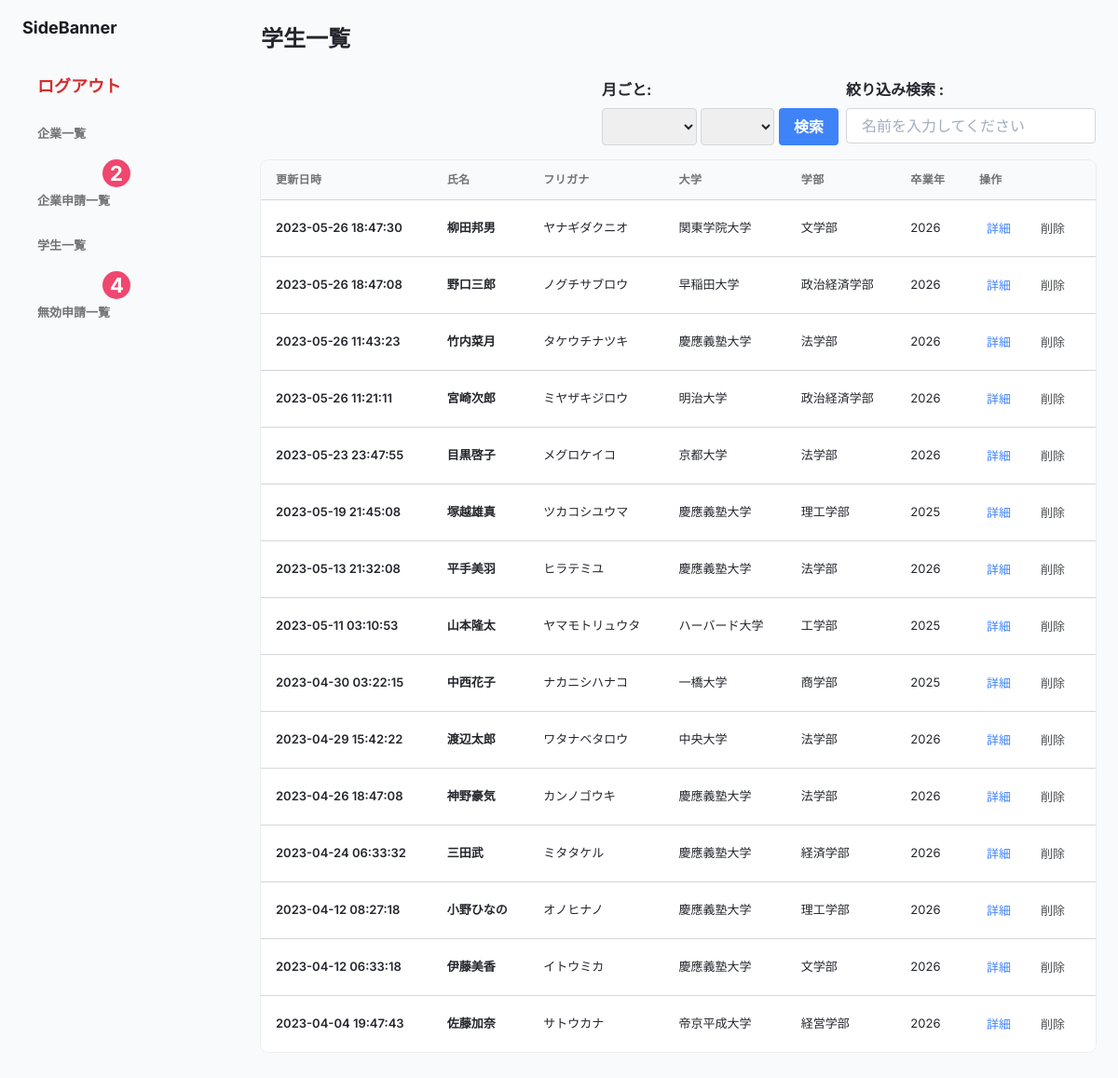
Page /src/admin/boozer_student.php on the committed database.
### tables this page shows
CREATE TABLE users (
  id INT AUTO_INCREMENT PRIMARY KEY,
  name VARCHAR(255) NOT NULL,
  hurigana VARCHAR(255) NOT NULL,
  sex VARCHAR(255) NOT NULL,
  birthday VARCHAR(255) NOT NULL,
  college VARCHAR(255) NOT NULL,
  faculty VARCHAR(255) NOT NULL,
  department VARCHAR(255) NOT NULL,
  division VARCHAR(255) NOT NULL,
  grad_year VARCHAR(255) NOT NULL,
  prefecture VARCHAR(255) NOT NULL,
  mail VARCHAR(255) NOT NULL,
  phone VARCHAR(255) NOT NULL,
  created_at DATETIME DEFAULT CURRENT_TIMESTAMP,
  updated_at DATETIME DEFAULT CURRENT_TIMESTAMP ON UPDATE CURRENT_TIMESTAMP,
   
  is_valid boolean default true
) CHARSET=utf8;

### src/admin/invalid_exam_count.php (called while the page is built, shortened)
<?php
$pdo = Database::get();
$exam = $pdo->query("SELECT COUNT(*) FROM clients WHERE ended_at >= CURDATE() AND is_valid=true AND exist= 0")->fetchAll(PDO::FETCH_ASSOC);

### src/admin/invalid_count.php (called while the page is built, shortened)
<?php
$pdo = Database::get();
$count = $pdo->query("SELECT COUNT(*) FROM (SELECT id, updated_at, name, hurigana, college, faculty, grad_year FROM users INNER JOIN user_register_client AS relation ON users.id = relation.user_id WHERE relation.valid = 1 GROUP BY id) AS sub")->fetchAll(PDO::FETCH_ASSOC);
?>

### src/admin/boozer_student.php (the view, shortened to what this page needs)
<?php
require_once(dirname(__FILE__) . '/invalid_count.php');
require_once(dirname(__FILE__) . '/invalid_exam_count.php');
if (isset($_SESSION['sort'])) {
  $users = $_SESSION['sort'];
  unset($_SESSION['sort']);
}
elseif(isset($_SESSION['month'])) {
  $users = $_SESSION['month'];
  unset($_SESSION['month']);
}
else{
$pdo = Database::get();
$users = $pdo->query("SELECT * FROM users WHERE is_valid=true ORDER BY updated_at DESC")->fetchAll(PDO::FETCH_ASSOC);
}
$year='<option value=""></option>';
$month='<option value=""></option>';
$now=date('Y');
for ($i=2022; $i <= $now; $i++) {
  $year .= '<option value="'.$i.'">'.$i.'年</option>';
}
for ($j=1; $j <= 12; $j++) {
  if($j<10){
    $month .= '<option value="'.'0'.$j.'">'.$j.'月</option>';
  }else{
    $month .= '<option value="'.$j.'">'.$j.'月</option>';
  }
}
?>
<!DOCTYPE html>
<html lang="ja">
<head>
  <link rel="stylesheet" href="../vendor/tailwind/tailwind.output.css">
  <link rel="stylesheet" href="../user/assets/styles/badge.css">
  <link rel="stylesheet" href="../user/assets/styles/boozer.css">
</head>
<body>
  <div class="flex h-screen bg-gray-50" :class="{ 'overflow-hidden': isSideMenuOpen}">
    <aside class="z-20 flex-shrink-0 hidden w-64 overflow-y-auto bg-slate-500 md:block">
      <div class="py-4 text-gray-500">
        <a class="ml-6 text-lg font-bold text-gray-800 " href="#">
          SideBanner
        </a>
        <ul class="mt-6">
        <li class="relative px-6 py-3">
            <a class="logout inline-flex items-center w-full text-sm font-semibold transition-colors duration-150 hover:text-blue-500" href="../admin/boozer_auth/boozer_logout.php">
              <span class="ml-4">ログアウト</span>
            </a>
          </li>
          <li class="relative px-6 py-3">
            <a class="inline-flex items-center w-full text-sm font-semibold transition-colors duration-150 hover:text-gray-800" href="./boozer_index.php">
              <span class="ml-4">企業一覧</span>
            </a>
          </li>
          <li class="relative px-6 py-3">
            <div class="notifier new">
              <div class="badge num"><?= $exam[0]['COUNT(*)'] ?></div>
            </div>
            <a class="inline-flex items-center w-full text-sm font-semibold transition-colors duration-150 hover:text-gray-800" href="http://localhost:8080/admin/boozer_agent_exam.php">
              <span class="ml-4">企業申請一覧</span>
            </a>
          </li>
          <li class="relative px-6 py-3">
            <a class="inline-flex items-center w-full text-sm font-semibold transition-colors duration-150 hover:text-gray-800" href="#">
              <span class="ml-4">学生一覧</span>
            </a>
          </li>
          <li class="relative px-6 py-3">
            <div class="notifier new">
              <div class="badge num"><?= $count[0]['COUNT(*)'] ?></div>
            </div>
            <a class="inline-flex items-center w-full text-sm font-semibold transition-colors duration-150 hover:text-gray-800" href="./invalid_student.php">
              <span class="ml-4">無効申請一覧</span>
            </a>
          </li>
        </ul>
      </div>
    </aside>
    <div class="flex flex-col flex-1 w-full">
      <main class="h-full pb-16 overflow-y-auto">
        <div class="container grid px-6 mx-auto">
          <h2 class="my-6 text-2xl font-semibold text-gray-700 ">学生一覧</h2>
          <div class="flex justify-end  w-full">
          <div class="mb-4">
              <label class="block text-gray-700 font-bold mb-2" for="cleint">月ごと:</label>
              <select id="year" name="year" class="appearance-none border rounded py-2 px-3 text-gray-700 leading-tight focus:outline-none focus:shadow-outline"><?=$year?></select>
              <select id="month" name="month" class="appearance-none border rounded py-2 px-3 text-gray-700 leading-tight focus:outline-none focus:shadow-outline"><?=$month?></select>
              <button class="bg-blue-500 hover:bg-blue-700 text-white font-bold py-2 px-4 rounded mr-2" id="search_btn">検索</button>
            </div>
            <div class="mb-4">
              <label class="block text-gray-700 font-bold mb-2" for="name">絞り込み検索 :</label>
              <input class="appearance-none border rounded  py-2 px-4 text-gray-700 leading-tight focus:outline-none focus:shadow-outline" id="keyword" type="text" placeholder="名前を入力してください">
            </div>
          </div>
          <div class="w-full overflow-hidden rounded-lg shadow-xs">
            <div class="w-full overflow-x-auto">
              <table class="w-full whitespace-no-wrap">
                <thead>
                  <tr data-id="<?= $user['id'] ?>" class="text-xs font-semibold tracking-wide text-left text-gray-500 uppercase border-b">
                    <th class="px-4 py-3">更新日時</th>
                    <th class="px-4 py-3">氏名</th>
                    <th class="px-4 py-3">フリガナ</th>
                    <th class="px-4 py-3">大学</th>
                    <th class="px-4 py-3">学部</th>
                    <th class="px-4 py-3">卒業年</th>
                    <th class="px-4 py-3">操作</th>
                  </tr>
                </thead>
                <tbody class="bg-white divide-y" id="student">
                  <?php foreach ($users as $key => $user) {
                    if (isset($user['id'])) { ?>
                      <tr class="text-gray-700"><?php if (isset($user['deleted'])) echo 'data-deleted'; ?>
                        <td class="px-4 py-3">
                          <p class="font-semibold items-center text-sm"><?= $user["updated_at"] ?></p>
                        </td>
                        <td class="px-4 py-3">
                          <p class="font-semibold items-center text-sm"><?= $user["name"] ?></p>
                        </td>
                        <td class="px-4 py-3 text-sm">
                          <?= $user["hurigana"] ?>
                        </td>
                        <td class="px-4 py-3 text-sm">
                          <?= $user["college"] ?>
                        </td>
                        <td class="px-4 py-3 text-sm">
                          <?= $user["faculty"] ?>
                        </td>
                        <td class="px-4 py-3 text-sm">
                          <?= $user["grad_year"] ?>
                        </td>
                        <td class="px-4 py-3">
                          <div class="flex items-center space-x-4 text-sm">
                            <button class="flex items-center justify-between px-2 py-2 text-sm font-medium leading-5 text-blue-500 rounded-lg focus:outline-none focus:shadow-outline-gray" aria-label="Edit" data=<?= $user["id"] ?>>
                              <a href="http://localhost:8080/user/user_info/user_disp.php?id=<?= $user["id"] ?>">詳細</a>
                            </button>
                            <button class="flex items-center justify-between px-2 py-2 text-sm font-medium leading-5 text-gray-600 rounded-lg focus:outline-none focus:shadow-outline-gray" aria-label="Edit" onclick="hideUser(this)">
                              <a href="http://localhost:8080/user/user_info/delete_user.php?id=<?= $user["id"] ?>">削除</a>
                            </button>
                          </div>
                        </td>
                      </tr>
                  <?php }
                  } ?>
                </tbody>
              </table>
            </div>
          </div>
        </div>
      </main>
    </div>
  </div>
</body>
</html>

### src/user/assets/styles/badge.css (style rules this page uses)
.notifier { display: inline-block; margin-right: 20px; }
.badge { width:30px; position: absolute; top: 5px; left: 110px; background: #EF476F; padding: 0 5px; height: 22px; border-radius: 11px; font-size: 14px; line-height: 22px; white-space: nowrap; height:30px; border-radius: 50%; }
.num { color: #fff; font-weight: bold; font-size: 22px; padding-left:8px; padding-top:4px; }
.notifier.new .badge { animation: pulse 2s; animation-iteration-count: infinite }

### src/user/assets/styles/boozer.css (style rules this page uses)
.inline-flex { display: inline-flex; }
.items-center { align-items: center; }
.w-full { width: 100%; }
.text-sm { font-size: small; }
.font-semibold { font-weight: 600; }
.transition-colors { transition-property: color; transition-duration: 150ms; }
.logout { color: rgb(214, 45, 45); font-weight: bold; font-size: large; }

### rows in the picture
users: updated_at "2023-05-26 18:47:30", name "柳田邦男", hurigana "ヤナギダクニオ", college "関東学院大学", faculty "文学部", grad_year "2026"
users: updated_at "2023-05-26 18:47:08", name "野口三郎", hurigana "ノグチサブロウ", college "早稲田大学", faculty "政治経済学部", grad_year "2026"
users: updated_at "2023-05-26 11:43:23", name "竹内菜月", hurigana "タケウチナツキ", college "慶應義塾大学", faculty "法学部", grad_year "2026"
users: updated_at "2023-05-26 11:21:11", name "宮崎次郎", hurigana "ミヤザキジロウ", college "明治大学", faculty "政治経済学部", grad_year "2026"
users: updated_at "2023-05-23 23:47:55", name "目黒啓子", hurigana "メグロケイコ", college "京都大学", faculty "法学部", grad_year "2026"
users: updated_at "2023-05-19 21:45:08", name "塚越雄真", hurigana "ツカコシユウマ", college "慶應義塾大学", faculty "理工学部", grad_year "2025"
users: updated_at "2023-05-13 21:32:08", name "平手美羽", hurigana "ヒラテミユ", college "慶應義塾大学", faculty "法学部", grad_year "2026"
users: updated_at "2023-05-11 03:10:53", name "山本隆太", hurigana "ヤマモトリュウタ", college "ハーバード大学", faculty "工学部", grad_year "2025"
users: updated_at "2023-04-30 03:22:15", name "中西花子", hurigana "ナカニシハナコ", college "一橋大学", faculty "商学部", grad_year "2025"
users: updated_at "2023-04-29 15:42:22", name "渡辺太郎", hurigana "ワタナベタロウ", college "中央大学", faculty "法学部", grad_year "2026"
users: updated_at "2023-04-26 18:47:08", name "神野豪気", hurigana "カンノゴウキ", college "慶應義塾大学", faculty "法学部", grad_year "2026"
users: updated_at "2023-04-24 06:33:32", name "三田武", hurigana "ミタタケル", college "慶應義塾大学", faculty "経済学部", grad_year "2026"
users: updated_at "2023-04-12 08:27:18", name "小野ひなの", hurigana "オノヒナノ", college "慶應義塾大学", faculty "理工学部", grad_year "2026"
users: updated_at "2023-04-12 06:33:18", name "伊藤美香", hurigana "イトウミカ", college "慶應義塾大学", faculty "文学部", grad_year "2026"
users: updated_at "2023-04-04 19:47:43", name "佐藤加奈", hurigana "サトウカナ", college "帝京平成大学", faculty "経営学部", grad_year "2026"

### other values in the picture
$exam[0]['COUNT(*)'] "2"
$count[0]['COUNT(*)'] "4"
